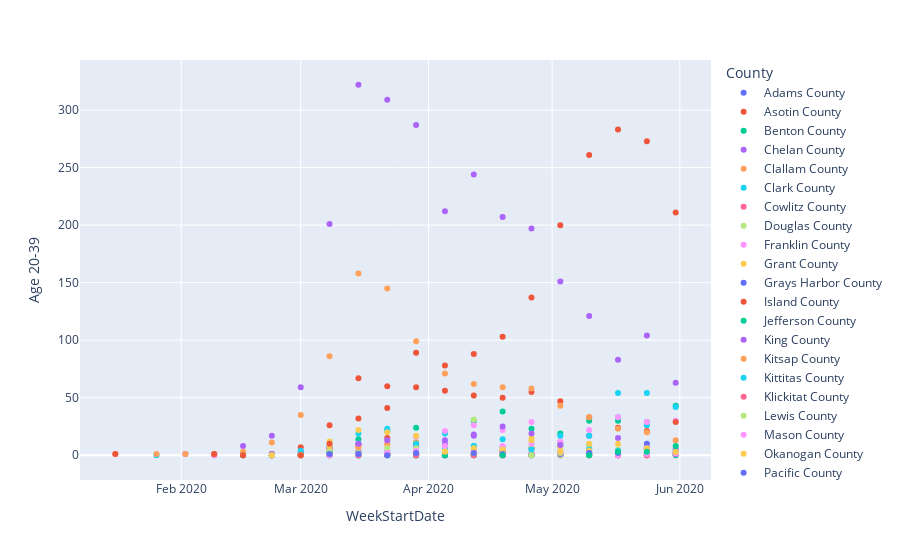

Notebook code for this chart:
### Code cell
px.scatter(df, x="WeekStartDate", y='Age 20-39', color='County')

### Figure 1 — Plotly figure (JSON) as saved in the notebook; plotly's stock layout.template omitted (floating-point values rounded to 4 significant figures)
{"data": [{"hovertemplate": "County=Adams County<br>WeekStartDate=%{x}<br>Age 20-39=%{y}<extra></extra>", "legendgroup": "Adams County", "marker": {"color": "#636efa", "symbol": "circle"}, "mode": "markers", "name": "Adams County", "orientation": "v", "showlegend": true, "type": "scatter", "x": ["2020-03-08", "2020-03-15", "2020-03-22", "2020-03-29", "2020-04-05", "2020-04-12", "2020-04-19", "2020-04-26", "2020-05-03", "2020-05-10", "2020-05-17", "2020-05-24", "2020-05-31"], "xaxis": "x", "y": [1, 0, 1, 8, 2, 1, 4, 1, 0, 1, 0, 10, 3], "yaxis": "y"}, {"hovertemplate": "County=Asotin County<br>WeekStartDate=%{x}<br>Age 20-39=%{y}<extra></extra>", "legendgroup": "Asotin County", "marker": {"color": "#EF553B", "symbol": "circle"}, "mode": "markers", "name": "Asotin County", "orientation": "v", "showlegend": true, "type": "scatter", "x": ["2020-03-15", "2020-03-29", "2020-04-05", "2020-04-12", "2020-04-19", "2020-05-17"], "xaxis": "x", "y": [0, 0, 1, 0, 0, 0], "yaxis": "y"}, {"hovertemplate": "County=Benton County<br>WeekStartDate=%{x}<br>Age 20-39=%{y}<extra></extra>", "legendgroup": "Benton County", "marker": {"color": "#00cc96", "symbol": "circle"}, "mode": "markers", "name": "Benton County", "orientation": "v", "showlegend": true, "type": "scatter", "x": ["2020-02-16", "2020-03-01", "2020-03-08", "2020-03-15", "2020-03-22", "2020-03-29", "2020-04-05", "2020-04-12", "2020-04-19", "2020-04-26", "2020-05-03", "2020-05-10", "2020-05-17", "2020-05-24", "2020-05-31"], "xaxis": "x", "y": [1, 0, 3, 14, 21, 24, 20, 30, 38, 23, 19, 30, 30, 29, 43], "yaxis": "y"}, {"hovertemplate": "County=Chelan County<br>WeekStartDate=%{x}<br>Age 20-39=%{y}<extra></extra>", "legendgroup": "Chelan County", "marker": {"color": "#ab63fa", "symbol": "circle"}, "mode": "markers", "name": "Chelan County", "orientation": "v", "showlegend": true, "type": "scatter", "x": ["2020-02-09", "2020-03-08", "2020-03-15", "2020-03-22", "2020-03-29", "2020-04-05", "2020-04-12", "2020-04-19", "2020-04-26", "2020-05-03", "2020-05-10", "2020-05-17", "2020-05-24", "2020-05-31"], "xaxis": "x", "y": [0, 1, 3, 3, 7, 10, 18, 7, 6, 11, 17, 15, 6, 5], "yaxis": "y"}, {"hovertemplate": "County=Clallam County<br>WeekStartDate=%{x}<br>Age 20-39=%{y}<extra></extra>", "legendgroup": "Clallam County", "marker": {"color": "#FFA15A", "symbol": "circle"}, "mode": "markers", "name": "Clallam County", "orientation": "v", "showlegend": true, "type": "scatter", "x": ["2020-03-01", "2020-03-08", "2020-03-15", "2020-03-29", "2020-04-05", "2020-04-19", "2020-04-26", "2020-05-10", "2020-05-17", "2020-05-24"], "xaxis": "x", "y": [0, 0, 2, 2, 0, 3, 1, 0, 0, 1], "yaxis": "y"}, {"hovertemplate": "County=Clark County<br>WeekStartDate=%{x}<br>Age 20-39=%{y}<extra></extra>", "legendgroup": "Clark County", "marker": {"color": "#19d3f3", "symbol": "circle"}, "mode": "markers", "name": "Clark County", "orientation": "v", "showlegend": true, "type": "scatter", "x": ["2020-02-23", "2020-03-01", "2020-03-08", "2020-03-15", "2020-03-22", "2020-03-29", "2020-04-05", "2020-04-12", "2020-04-19", "2020-04-26", "2020-05-03", "2020-05-10", "2020-05-17", "2020-05-24", "2020-05-31"], "xaxis": "x", "y": [0, 0, 3, 10, 21, 11, 19, 8, 3, 6, 8, 9, 33, 26, 3], "yaxis": "y"}, {"hovertemplate": "County=Cowlitz County<br>WeekStartDate=%{x}<br>Age 20-39=%{y}<extra></extra>", "legendgroup": "Cowlitz County", "marker": {"color": "#FF6692", "symbol": "circle"}, "mode": "markers", "name": "Cowlitz County", "orientation": "v", "showlegend": true, "type": "scatter", "x": ["2020-02-23", "2020-03-01", "2020-03-08", "2020-03-15", "2020-03-22", "2020-03-29", "2020-04-05", "2020-04-12", "2020-04-19", "2020-04-26", "2020-05-03", "2020-05-10", "2020-05-17", "2020-05-24", "2020-05-31"], "xaxis": "x", "y": [0, 0, 2, 3, 2, 1, 0, 2, 3, 6, 1, 2, 0, 0, 1], "yaxis": "y"}, {"hovertemplate": "County=Douglas County<br>WeekStartDate=%{x}<br>Age 20-39=%{y}<extra></extra>", "legendgroup": "Douglas County", "marker": {"color": "#B6E880", "symbol": "circle"}, "mode": "markers", "name": "Douglas County", "orientation": "v", "showlegend": true, "type": "scatter", "x": ["2020-03-01", "2020-03-08", "2020-03-15", "2020-03-22", "2020-03-29", "2020-04-05", "2020-04-12", "2020-04-19", "2020-04-26", "2020-05-03", "2020-05-10", "2020-05-17", "2020-05-24", "2020-05-31"], "xaxis": "x", "y": [0, 0, 0, 1, 6, 4, 31, 7, 7, 10, 6, 5, 3, 2], "yaxis": "y"}, {"hovertemplate": "County=Franklin County<br>WeekStartDate=%{x}<br>Age 20-39=%{y}<extra></extra>", "legendgroup": "Franklin County", "marker": {"color": "#FF97FF", "symbol": "circle"}, "mode": "markers", "name": "Franklin County", "orientation": "v", "showlegend": true, "type": "scatter", "x": ["2020-02-09", "2020-02-23", "2020-03-01", "2020-03-08", "2020-03-15", "2020-03-22", "2020-03-29", "2020-04-05", "2020-04-12", "2020-04-19", "2020-04-26", "2020-05-03", "2020-05-10", "2020-05-17", "2020-05-24", "2020-05-31"], "xaxis": "x", "y": [0, 0, 1, 1, 10, 10, 16, 21, 26, 22, 29, 12, 22, 33, 29, 30], "yaxis": "y"}, {"hovertemplate": "County=Grant County<br>WeekStartDate=%{x}<br>Age 20-39=%{y}<extra></extra>", "legendgroup": "Grant County", "marker": {"color": "#FECB52", "symbol": "circle"}, "mode": "markers", "name": "Grant County", "orientation": "v", "showlegend": true, "type": "scatter", "x": ["2020-02-16", "2020-02-23", "2020-03-01", "2020-03-08", "2020-03-15", "2020-03-22", "2020-03-29", "2020-04-05", "2020-04-12", "2020-04-19", "2020-04-26", "2020-05-03", "2020-05-10", "2020-05-17", "2020-05-24", "2020-05-31"], "xaxis": "x", "y": [0, 0, 1, 12, 8, 9, 11, 7, 4, 5, 15, 0, 1, 4, 5, 2], "yaxis": "y"}, {"hovertemplate": "County=Grays Harbor County<br>WeekStartDate=%{x}<br>Age 20-39=%{y}<extra></extra>", "legendgroup": "Grays Harbor County", "marker": {"color": "#636efa", "symbol": "circle"}, "mode": "markers", "name": "Grays Harbor County", "orientation": "v", "showlegend": true, "type": "scatter", "x": ["2020-02-16", "2020-02-23", "2020-03-01", "2020-03-15", "2020-03-22", "2020-03-29", "2020-04-05", "2020-04-26", "2020-05-03", "2020-05-17", "2020-05-24", "2020-05-31"], "xaxis": "x", "y": [0, 0, 0, 0, 1, 0, 0, 0, 0, 1, 1, 1], "yaxis": "y"}, {"hovertemplate": "County=Island County<br>WeekStartDate=%{x}<br>Age 20-39=%{y}<extra></extra>", "legendgroup": "Island County", "marker": {"color": "#EF553B", "symbol": "circle"}, "mode": "markers", "name": "Island County", "orientation": "v", "showlegend": true, "type": "scatter", "x": ["2020-02-23", "2020-03-01", "2020-03-08", "2020-03-15", "2020-03-22", "2020-03-29", "2020-04-05", "2020-04-12", "2020-04-19", "2020-04-26", "2020-05-03", "2020-05-10", "2020-05-24"], "xaxis": "x", "y": [0, 0, 6, 9, 15, 2, 1, 1, 0, 0, 2, 0, 0], "yaxis": "y"}, {"hovertemplate": "County=Jefferson County<br>WeekStartDate=%{x}<br>Age 20-39=%{y}<extra></extra>", "legendgroup": "Jefferson County", "marker": {"color": "#00cc96", "symbol": "circle"}, "mode": "markers", "name": "Jefferson County", "orientation": "v", "showlegend": true, "type": "scatter", "x": ["2020-02-23", "2020-03-01", "2020-03-08", "2020-03-15", "2020-03-22", "2020-03-29", "2020-05-31"], "xaxis": "x", "y": [0, 2, 3, 2, 0, 0, 0], "yaxis": "y"}, {"hovertemplate": "County=King County<br>WeekStartDate=%{x}<br>Age 20-39=%{y}<extra></extra>", "legendgroup": "King County", "marker": {"color": "#ab63fa", "symbol": "circle"}, "mode": "markers", "name": "King County", "orientation": "v", "showlegend": true, "type": "scatter", "x": ["2020-02-02", "2020-02-09", "2020-02-16", "2020-02-23", "2020-03-01", "2020-03-08", "2020-03-15", "2020-03-22", "2020-03-29", "2020-04-05", "2020-04-12", "2020-04-19", "2020-04-26", "2020-05-03", "2020-05-10", "2020-05-17", "2020-05-24", "2020-05-31"], "xaxis": "x", "y": [1, 1, 8, 17, 59, 201, 322, 309, 287, 212, 244, 207, 197, 151, 121, 83, 104, 63], "yaxis": "y"}, {"hovertemplate": "County=Kitsap County<br>WeekStartDate=%{x}<br>Age 20-39=%{y}<extra></extra>", "legendgroup": "Kitsap County", "marker": {"color": "#FFA15A", "symbol": "circle"}, "mode": "markers", "name": "Kitsap County", "orientation": "v", "showlegend": true, "type": "scatter", "x": ["2020-02-16", "2020-02-23", "2020-03-01", "2020-03-08", "2020-03-15", "2020-03-22", "2020-03-29", "2020-04-05", "2020-04-12", "2020-04-19", "2020-04-26", "2020-05-03", "2020-05-10", "2020-05-24", "2020-05-31"], "xaxis": "x", "y": [1, 0, 1, 5, 7, 10, 11, 2, 4, 2, 1, 0, 4, 0, 1], "yaxis": "y"}, {"hovertemplate": "County=Kittitas County<br>WeekStartDate=%{x}<br>Age 20-39=%{y}<extra></extra>", "legendgroup": "Kittitas County", "marker": {"color": "#19d3f3", "symbol": "circle"}, "mode": "markers", "name": "Kittitas County", "orientation": "v", "showlegend": true, "type": "scatter", "x": ["2020-01-26", "2020-02-16", "2020-03-08", "2020-03-15", "2020-03-22", "2020-03-29", "2020-04-05", "2020-04-19", "2020-04-26", "2020-05-03", "2020-05-10", "2020-05-17", "2020-05-24", "2020-05-31"], "xaxis": "x", "y": [0, 0, 0, 2, 1, 1, 0, 1, 1, 17, 5, 4, 1, 1], "yaxis": "y"}, {"hovertemplate": "County=Klickitat County<br>WeekStartDate=%{x}<br>Age 20-39=%{y}<extra></extra>", "legendgroup": "Klickitat County", "marker": {"color": "#FF6692", "symbol": "circle"}, "mode": "markers", "name": "Klickitat County", "orientation": "v", "showlegend": true, "type": "scatter", "x": ["2020-03-01", "2020-03-15", "2020-03-22", "2020-03-29", "2020-04-05", "2020-04-19", "2020-04-26", "2020-05-03", "2020-05-10", "2020-05-17", "2020-05-24", "2020-05-31"], "xaxis": "x", "y": [0, 0, 1, 0, 1, 0, 1, 0, 0, 1, 1, 1], "yaxis": "y"}, {"hovertemplate": "County=Lewis County<br>WeekStartDate=%{x}<br>Age 20-39=%{y}<extra></extra>", "legendgroup": "Lewis County", "marker": {"color": "#B6E880", "symbol": "circle"}, "mode": "markers", "name": "Lewis County", "orientation": "v", "showlegend": true, "type": "scatter", "x": ["2020-03-08", "2020-03-15", "2020-03-22", "2020-03-29", "2020-04-05", "2020-04-12", "2020-04-19", "2020-04-26", "2020-05-03", "2020-05-10", "2020-05-24"], "xaxis": "x", "y": [1, 2, 1, 0, 1, 1, 0, 0, 0, 1, 1], "yaxis": "y"}, {"hovertemplate": "County=Mason County<br>WeekStartDate=%{x}<br>Age 20-39=%{y}<extra></extra>", "legendgroup": "Mason County", "marker": {"color": "#FF97FF", "symbol": "circle"}, "mode": "markers", "name": "Mason County", "orientation": "v", "showlegend": true, "type": "scatter", "x": ["2020-03-08", "2020-03-15", "2020-03-22", "2020-03-29", "2020-04-12", "2020-04-19", "2020-04-26", "2020-05-03", "2020-05-10", "2020-05-17", "2020-05-24", "2020-05-31"], "xaxis": "x", "y": [0, 0, 1, 1, 0, 2, 2, 1, 1, 1, 0, 1], "yaxis": "y"}, {"hovertemplate": "County=Okanogan County<br>WeekStartDate=%{x}<br>Age 20-39=%{y}<extra></extra>", "legendgroup": "Okanogan County", "marker": {"color": "#FECB52", "symbol": "circle"}, "mode": "markers", "name": "Okanogan County", "orientation": "v", "showlegend": true, "type": "scatter", "x": ["2020-03-08", "2020-03-15", "2020-03-22", "2020-03-29", "2020-04-05", "2020-04-12", "2020-04-19", "2020-04-26", "2020-05-03", "2020-05-10", "2020-05-17", "2020-05-24", "2020-05-31"], "xaxis": "x", "y": [0, 0, 1, 1, 0, 0, 2, 0, 7, 4, 1, 4, 1], "yaxis": "y"}, {"hovertemplate": "County=Pacific County<br>WeekStartDate=%{x}<br>Age 20-39=%{y}<extra></extra>", "legendgroup": "Pacific County", "marker": {"color": "#636efa", "symbol": "circle"}, "mode": "markers", "name": "Pacific County", "orientation": "v", "showlegend": true, "type": "scatter", "x": ["2020-03-29", "2020-04-05", "2020-04-19", "2020-04-26", "2020-05-03"], "xaxis": "x", "y": [1, 0, 0, 0, 1], "yaxis": "y"}, {"hovertemplate": "County=Pierce County<br>WeekStartDate=%{x}<br>Age 20-39=%{y}<extra></extra>", "legendgroup": "Pierce County", "marker": {"color": "#EF553B", "symbol": "circle"}, "mode": "markers", "name": "Pierce County", "orientation": "v", "showlegend": true, "type": "scatter", "x": ["2020-02-16", "2020-02-23", "2020-03-01", "2020-03-08", "2020-03-15", "2020-03-22", "2020-03-29", "2020-04-05", "2020-04-12", "2020-04-19", "2020-04-26", "2020-05-03", "2020-05-10", "2020-05-17", "2020-05-24", "2020-05-31"], "xaxis": "x", "y": [1, 1, 7, 26, 67, 60, 89, 56, 52, 50, 55, 47, 33, 24, 21, 29], "yaxis": "y"}, {"hovertemplate": "County=San Juan County<br>WeekStartDate=%{x}<br>Age 20-39=%{y}<extra></extra>", "legendgroup": "San Juan County", "marker": {"color": "#00cc96", "symbol": "circle"}, "mode": "markers", "name": "San Juan County", "orientation": "v", "showlegend": true, "type": "scatter", "x": ["2020-03-08", "2020-03-15", "2020-03-22", "2020-03-29", "2020-04-05", "2020-04-12"], "xaxis": "x", "y": [0, 0, 0, 0, 0, 0], "yaxis": "y"}, {"hovertemplate": "County=Skagit County<br>WeekStartDate=%{x}<br>Age 20-39=%{y}<extra></extra>", "legendgroup": "Skagit County", "marker": {"color": "#ab63fa", "symbol": "circle"}, "mode": "markers", "name": "Skagit County", "orientation": "v", "showlegend": true, "type": "scatter", "x": ["2020-02-16", "2020-02-23", "2020-03-01", "2020-03-08", "2020-03-15", "2020-03-22", "2020-03-29", "2020-04-05", "2020-04-12", "2020-04-19", "2020-04-26", "2020-05-03", "2020-05-10", "2020-05-17", "2020-05-24", "2020-05-31"], "xaxis": "x", "y": [0, 1, 3, 7, 10, 13, 8, 13, 17, 25, 19, 9, 2, 2, 6, 1], "yaxis": "y"}, {"hovertemplate": "County=Snohomish County<br>WeekStartDate=%{x}<br>Age 20-39=%{y}<extra></extra>", "legendgroup": "Snohomish County", "marker": {"color": "#FFA15A", "symbol": "circle"}, "mode": "markers", "name": "Snohomish County", "orientation": "v", "showlegend": true, "type": "scatter", "x": ["2020-01-16", "2020-01-26", "2020-02-02", "2020-02-09", "2020-02-16", "2020-02-23", "2020-03-01", "2020-03-08", "2020-03-15", "2020-03-22", "2020-03-29", "2020-04-05", "2020-04-12", "2020-04-19", "2020-04-26", "2020-05-03", "2020-05-10", "2020-05-17", "2020-05-24", "2020-05-31"], "xaxis": "x", "y": [1, 1, 1, 1, 3, 11, 35, 86, 158, 145, 99, 71, 62, 59, 58, 43, 33, 23, 20, 13], "yaxis": "y"}, {"hovertemplate": "County=Spokane County<br>WeekStartDate=%{x}<br>Age 20-39=%{y}<extra></extra>", "legendgroup": "Spokane County", "marker": {"color": "#19d3f3", "symbol": "circle"}, "mode": "markers", "name": "Spokane County", "orientation": "v", "showlegend": true, "type": "scatter", "x": ["2020-02-16", "2020-02-23", "2020-03-01", "2020-03-08", "2020-03-15", "2020-03-22", "2020-03-29", "2020-04-05", "2020-04-12", "2020-04-19", "2020-04-26", "2020-05-03", "2020-05-10", "2020-05-17", "2020-05-24", "2020-05-31"], "xaxis": "x", "y": [0, 0, 4, 8, 19, 23, 10, 6, 8, 14, 5, 3, 17, 54, 54, 42], "yaxis": "y"}, {"hovertemplate": "County=Stevens County<br>WeekStartDate=%{x}<br>Age 20-39=%{y}<extra></extra>", "legendgroup": "Stevens County", "marker": {"color": "#FF6692", "symbol": "circle"}, "mode": "markers", "name": "Stevens County", "orientation": "v", "showlegend": true, "type": "scatter", "x": ["2020-03-01", "2020-03-08", "2020-03-15", "2020-03-22", "2020-03-29", "2020-04-12", "2020-05-10", "2020-05-17", "2020-05-24"], "xaxis": "x", "y": [0, 0, 0, 0, 0, 0, 0, 0, 0], "yaxis": "y"}, {"hovertemplate": "County=Thurston County<br>WeekStartDate=%{x}<br>Age 20-39=%{y}<extra></extra>", "legendgroup": "Thurston County", "marker": {"color": "#B6E880", "symbol": "circle"}, "mode": "markers", "name": "Thurston County", "orientation": "v", "showlegend": true, "type": "scatter", "x": ["2020-02-23", "2020-03-01", "2020-03-08", "2020-03-15", "2020-03-22", "2020-03-29", "2020-04-05", "2020-04-12", "2020-04-19", "2020-04-26", "2020-05-03", "2020-05-10", "2020-05-17", "2020-05-24", "2020-05-31"], "xaxis": "x", "y": [0, 0, 4, 1, 6, 6, 4, 2, 1, 0, 2, 0, 1, 3, 2], "yaxis": "y"}, {"hovertemplate": "County=Walla Walla County<br>WeekStartDate=%{x}<br>Age 20-39=%{y}<extra></extra>", "legendgroup": "Walla Walla County", "marker": {"color": "#FF97FF", "symbol": "circle"}, "mode": "markers", "name": "Walla Walla County", "orientation": "v", "showlegend": true, "type": "scatter", "x": ["2020-03-08", "2020-03-15", "2020-03-22", "2020-03-29", "2020-04-05", "2020-04-12", "2020-04-19", "2020-04-26", "2020-05-03", "2020-05-10", "2020-05-17", "2020-05-24", "2020-05-31"], "xaxis": "x", "y": [0, 1, 2, 4, 8, 4, 8, 10, 3, 2, 0, 1, 2], "yaxis": "y"}, {"hovertemplate": "County=Whatcom County<br>WeekStartDate=%{x}<br>Age 20-39=%{y}<extra></extra>", "legendgroup": "Whatcom County", "marker": {"color": "#FECB52", "symbol": "circle"}, "mode": "markers", "name": "Whatcom County", "orientation": "v", "showlegend": true, "type": "scatter", "x": ["2020-02-16", "2020-02-23", "2020-03-01", "2020-03-08", "2020-03-15", "2020-03-22", "2020-03-29", "2020-04-05", "2020-04-12", "2020-04-19", "2020-04-26", "2020-05-03", "2020-05-10", "2020-05-17", "2020-05-24", "2020-05-31"], "xaxis": "x", "y": [0, 0, 0, 8, 22, 20, 17, 3, 6, 5, 13, 3, 10, 10, 6, 3], "yaxis": "y"}, {"hovertemplate": "County=Whitman County<br>WeekStartDate=%{x}<br>Age 20-39=%{y}<extra></extra>", "legendgroup": "Whitman County", "marker": {"color": "#636efa", "symbol": "circle"}, "mode": "markers", "name": "Whitman County", "orientation": "v", "showlegend": true, "type": "scatter", "x": ["2020-03-08", "2020-03-15", "2020-03-22", "2020-03-29", "2020-04-12", "2020-04-19", "2020-05-10", "2020-05-17"], "xaxis": "x", "y": [1, 1, 0, 2, 2, 1, 2, 2], "yaxis": "y"}, {"hovertemplate": "County=Yakima County<br>WeekStartDate=%{x}<br>Age 20-39=%{y}<extra></extra>", "legendgroup": "Yakima County", "marker": {"color": "#EF553B", "symbol": "circle"}, "mode": "markers", "name": "Yakima County", "orientation": "v", "showlegend": true, "type": "scatter", "x": ["2020-01-16", "2020-02-09", "2020-02-16", "2020-03-01", "2020-03-08", "2020-03-15", "2020-03-22", "2020-03-29", "2020-04-05", "2020-04-12", "2020-04-19", "2020-04-26", "2020-05-03", "2020-05-10", "2020-05-17", "2020-05-24", "2020-05-31"], "xaxis": "x", "y": [1, 1, 0, 0, 10, 32, 41, 59, 78, 88, 103, 137, 200, 261, 283, 273, 211], "yaxis": "y"}, {"hovertemplate": "County=Unassigned<br>WeekStartDate=%{x}<br>Age 20-39=%{y}<extra></extra>", "legendgroup": "Unassigned", "marker": {"color": "#00cc96", "symbol": "circle"}, "mode": "markers", "name": "Unassigned", "orientation": "v", "showlegend": true, "type": "scatter", "x": ["2020-04-19", "2020-05-10", "2020-05-17", "2020-05-24", "2020-05-31"], "xaxis": "x", "y": [0, 0, 3, 3, 8], "yaxis": "y"}], "layout": {"legend": {"title": {"text": "County"}, "tracegroupgap": 0}, "margin": {"t": 60}, "xaxis": {"anchor": "y", "domain": [0, 1], "title": {"text": "WeekStartDate"}}, "yaxis": {"anchor": "x", "domain": [0, 1], "title": {"text": "Age 20-39"}}}}
